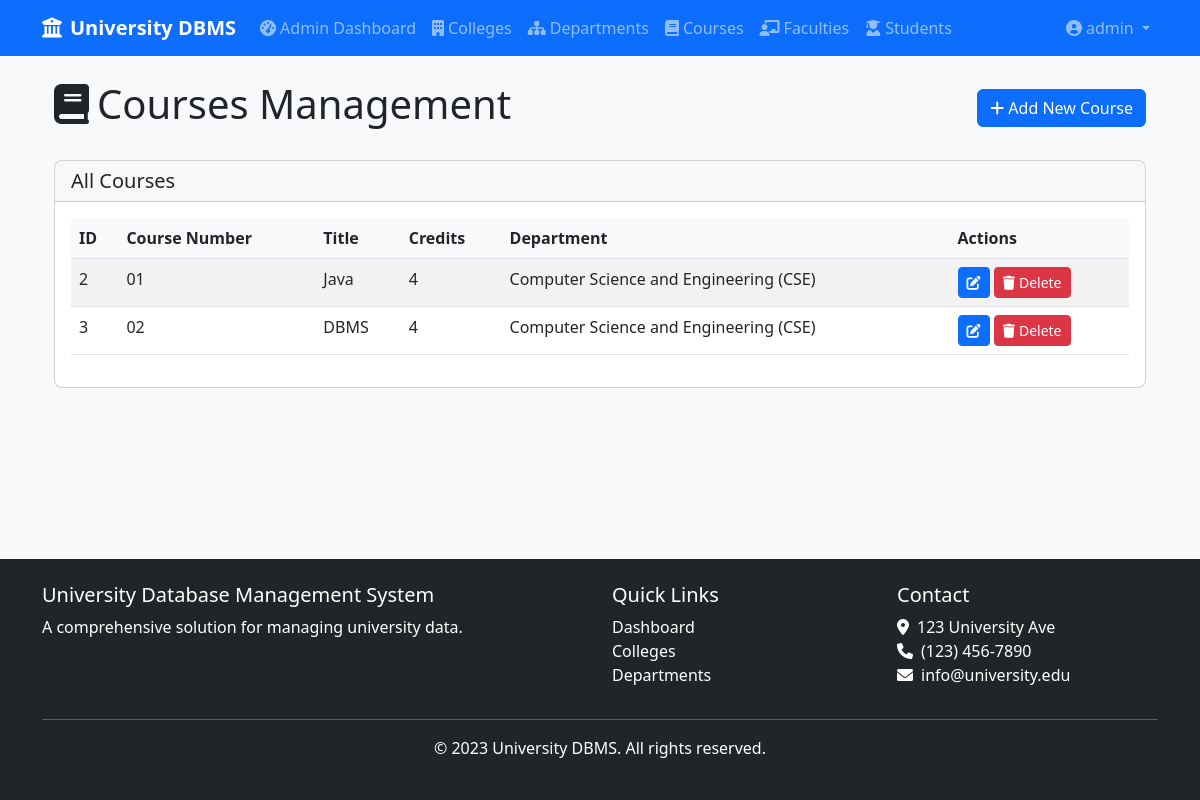
Page /admin/courses (signed in) on the committed database.
### app/models/user.py (models this page shows, shortened)
class User(UserMixin, db.Model):
    __tablename__ = 'users'
    id = db.Column(db.Integer, primary_key=True)
    username = db.Column(db.String(100), unique=True, nullable=False)
    email = db.Column(db.String(100), unique=True, nullable=False)
    password = db.Column(db.String(100), nullable=False)
    role = db.Column(db.String(20), nullable=False, default='user')  # 'admin' or 'user'
    created_at = db.Column(db.DateTime, default=datetime.utcnow)
    def is_admin(self):
        return self.role == 'admin'

### app/models/course.py (models this page shows, shortened)
class Course(db.Model):
    __tablename__ = 'courses'
    id = db.Column(db.Integer, primary_key=True)
    course_number = db.Column(db.String(20), nullable=False, unique=True)
    title = db.Column(db.String(100), nullable=False)
    description = db.Column(db.Text)
    credits = db.Column(db.Integer, nullable=False)
    year = db.Column(db.Integer, nullable=False)  # 1, 2, 3, or 4
    department_id = db.Column(db.Integer, db.ForeignKey('departments.id'), nullable=False)
    department = db.relationship('Department', backref='courses', lazy=True)
    faculty_courses = db.relationship('FacultyCourse', backref='course', lazy=True, cascade='all, delete-orphan')

### app/models/department.py (models this page shows, shortened)
class Department(db.Model):
    __tablename__ = 'departments'
    id = db.Column(db.Integer, primary_key=True)
    name = db.Column(db.String(100), nullable=False)
    head_of_department = db.Column(db.String(100), nullable=False)
    contact_number = db.Column(db.String(20), nullable=False)
    college_id = db.Column(db.Integer, db.ForeignKey('colleges.id'), nullable=False)

### app/routes/admin.py (the view)
@admin.route('/courses')
@admin_required
def courses():
    courses = Course.query.all()
    return render_template('admin/courses/index.html', courses=courses)

### app/models/user.py (called while the page is built)
@login_manager.user_loader
def load_user(user_id):
    return User.query.get(int(user_id))

### app/routes/admin.py (called while the page is built)
def admin_required(f):
    @wraps(f)
    @login_required
    def decorated_function(*args, **kwargs):
        if not current_user.role == 'admin':
            flash('You do not have permission to access this page.', 'danger')
            return redirect(url_for('main.index'))
        return f(*args, **kwargs)
    return decorated_function

### app/templates/admin/courses/index.html (shortened to what this page needs)
{% extends "base.html" %}
{% block content %}
<div class="container">
    <div class="d-flex justify-content-between align-items-center mb-4">
        <h1><i class="fas fa-book me-2"></i>Courses Management</h1>
        <a href="{{ url_for('admin.create_course') }}" class="btn btn-primary">
            <i class="fas fa-plus me-1"></i>Add New Course
        </a>
    </div>
    <div class="card">
        <div class="card-header">
            <h5 class="mb-0">All Courses</h5>
        </div>
        <div class="card-body">
            <div class="table-responsive">
                <table class="table table-striped table-hover">
                    <thead>
                        <tr>
                            <th>ID</th>
                            <th>Course Number</th>
                            <th>Title</th>
                            <th>Credits</th>
                            <th>Department</th>
                            <th>Actions</th>
                        </tr>
                    </thead>
                    <tbody>
                        {% for course in courses %}
                        <tr>
                            <td>{{ course.id }}</td>
                            <td>{{ course.course_number }}</td>
                            <td>{{ course.title }}</td>
                            <td>{{ course.credits }}</td>
                            <td>{{ course.department.name }}</td>
                            <td>
                                <a href="{{ url_for('admin.edit_course', id=course.id) }}" class="btn btn-sm btn-primary">
                                    <i class="fas fa-edit"></i>
                                </a>
                                <form action="{{ url_for('admin.delete_course', id=course.id) }}" method="POST" class="d-inline">
                                    <button type="submit" class="btn btn-sm btn-danger" onclick="return confirm('Are you sure you want to delete this course?');">
                                        <i class="fas fa-trash me-1"></i>Delete
                                    </button>
                                </form>
                            </td>
                        </tr>
                        {% endfor %}
                    </tbody>
                </table>
            </div>
        </div>
    </div>
</div>
{% endblock %}

### app/templates/base.html (shortened to what this page needs)
<!DOCTYPE html>
<html lang="en">
<head>
    <link href="https://cdn.jsdelivr.net/npm/bootstrap@5.3.0-alpha1/dist/css/bootstrap.min.css" rel="stylesheet">
    <link rel="stylesheet" href="https://cdnjs.cloudflare.com/ajax/libs/font-awesome/6.0.0/css/all.min.css">
    <link rel="stylesheet" href="{{ url_for('static', filename='css/style.css') }}">
</head>
<body>
    <div class="content-wrapper">
        <header>
            <nav class="navbar navbar-expand-lg navbar-dark bg-primary">
                <div class="container">
                    <a class="navbar-brand" href="{{ url_for('user.dashboard') }}">
                        <i class="fas fa-university me-2"></i>University DBMS
                    </a>
                    <div class="collapse navbar-collapse" id="navbarNav">
                        <ul class="navbar-nav me-auto">
                            {% if current_user.is_authenticated %}
                                {% if current_user.is_admin() %}
                                    <li class="nav-item">
                                        <a class="nav-link" href="{{ url_for('admin.dashboard') }}">
                                            <i class="fas fa-tachometer-alt me-1"></i>Admin Dashboard
                                        </a>
                                    </li>
                                {% else %}
                                    <li class="nav-item">
                                        <a class="nav-link" href="{{ url_for('user.dashboard') }}">
                                            <i class="fas fa-tachometer-alt me-1"></i>Dashboard
                                        </a>
                                    </li>
                                {% endif %}
                                <li class="nav-item">
                                    <a class="nav-link" href="{{ url_for('user.colleges') }}">
                                        <i class="fas fa-building me-1"></i>Colleges
                                    </a>
                                </li>
                                <li class="nav-item">
                                    <a class="nav-link" href="{{ url_for('user.departments') }}">
                                        <i class="fas fa-sitemap me-1"></i>Departments
                                    </a>
                                </li>
                                <li class="nav-item">
                                    <a class="nav-link" href="{{ url_for('user.courses') }}">
                                        <i class="fas fa-book me-1"></i>Courses
                                    </a>
                                </li>
                                <li class="nav-item">
                                    <a class="nav-link" href="{{ url_for('user.faculties') }}">
                                        <i class="fas fa-chalkboard-teacher me-1"></i>Faculties
                                    </a>
                                </li>
                                <li class="nav-item">
                                    <a class="nav-link" href="{{ url_for('user.students') }}">
                                        <i class="fas fa-user-graduate me-1"></i>Students
                                    </a>
                                </li>
                            {% endif %}
                        </ul>
                        <ul class="navbar-nav">
                            {% if current_user.is_authenticated %}
                                <li class="nav-item dropdown">
                                    <a class="nav-link dropdown-toggle" href="#" id="navbarDropdown" role="button" data-bs-toggle="dropdown">
                                        <i class="fas fa-user-circle me-1"></i>{{ current_user.username }}
                                    </a>
                                </li>
                            {% endif %}
                        </ul>
                    </div>
                </div>
            </nav>
        </header>
        <main class="container py-4">
            {% block content %}{% endblock %}
        </main>
    </div>
    <footer class="bg-dark text-white py-4 mt-5">
        <div class="container">
            <div class="row">
                <div class="col-md-6">
                    <h5>University Database Management System</h5>
                    <p>A comprehensive solution for managing university data.</p>
                </div>
                <div class="col-md-3">
                    <h5>Quick Links</h5>
                    <ul class="list-unstyled">
                        <li><a href="{{ url_for('user.dashboard') }}" class="text-white">Dashboard</a></li>
                        <li><a href="{{ url_for('user.colleges') }}" class="text-white">Colleges</a></li>
                        <li><a href="{{ url_for('user.departments') }}" class="text-white">Departments</a></li>
                    </ul>
                </div>
                <div class="col-md-3">
                    <h5>Contact</h5>
                    <address>
                        <i class="fas fa-map-marker-alt me-2"></i>123 University Ave<br>
                        <i class="fas fa-phone me-2"></i>(123) 456-7890<br>
                        <i class="fas fa-envelope me-2"></i>info@university.edu
                    </address>
                </div>
            </div>
            <hr>
            <div class="text-center">
                <p>&copy; 2023 University DBMS. All rights reserved.</p>
            </div>
        </div>
    </footer>

### app/static/css/style.css (style rules this page uses)
body { font-family: 'Segoe UI', Tahoma, Geneva, Verdana, sans-serif; background-color: #f8f9fa; }
.navbar-brand { font-weight: 600; }
.card { border-radius: 0.5rem; transition: transform 0.3s ease; }
.card-header { border-top-left-radius: 0.5rem !important; border-top-right-radius: 0.5rem !important; }
.table th { background-color: #f8f9fa; }
.btn { transition: all 0.3s ease; }
footer { margin-top: auto; }
footer a { text-decoration: none; }

### app/templates/base.html (style rules this page uses)
html, body { height: 100%; margin: 0; }
body { display: flex; flex-direction: column; min-height: 100vh; }
.content-wrapper { flex: 1 0 auto; display: flex; flex-direction: column; }
footer { flex-shrink: 0; width: 100%; background-color: #212529; color: white; margin-top: auto; }

### rows in the picture
User: username "admin"
Course: id "2", course_number "01", title "Java", credits "4", department.name "Computer Science and Engineering (CSE)"
Course: id "3", course_number "02", title "DBMS", credits "4", department.name "Computer Science and Engineering (CSE)"
